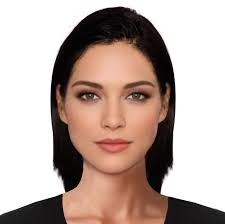
#> input picture face.jpg, 225 x 224 px, found by its file name
$ jupyter execute 'Wrinkle Detection.ipynb'
#> lines starting #> are read from the running program, lines starting #| are printed output that depends on the picture; after the words box and inside, x2 and y2 are one past the last pixel; in counts of white or black regions, pixels touching at a corner belong together
[cell 1]
import cv2
import numpy as np
from matplotlib import pyplot as plt
from IPython.display import display, Image

#creating facecascade
face_cascade = cv2.CascadeClassifier("C:\\Users\\KUNAL AMBRE\\OneDrive\\Desktop\\Kunalll2\\Wrinkles-Detection-master\\haarcascade_frontalface_default.xml")
display(Image(filename="C:\\Users\\KUNAL AMBRE\\OneDrive\\Desktop\\Kunalll2\\Wrinkles-Detection-master\\face.jpg"))

#loading image to matrix
img = cv2.imread("C:\\Users\\KUNAL AMBRE\\OneDrive\\Desktop\\Kunalll2\\Wrinkles-Detection-master\\face.jpg")
#> img is the input picture: shape (224, 225, 3); mean B, G, R 160.9, 168.7, 187

#converting into grayscale image
gray_img = cv2.cvtColor(img, cv2.COLOR_BGR2GRAY)
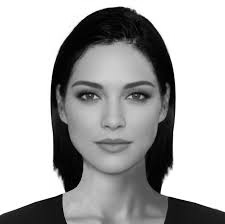
#> gray_img: shape (224, 225); min 0, max 255, mean 173.3
faces = face_cascade.detectMultiScale(gray_img, scaleFactor=1.05, minNeighbors=10)
#> faces = [[57, 52, 114, 114]]
for x, y, w, h in faces:
    cropped_img = img[y:y+h, x:x+w]
    edges = cv2.Canny(cropped_img, 130, 1000)
    number_of_edges = np.count_nonzero(edges)
#> this loop made 1 pass
#> (x, y, w, h, number_of_edges) on pass 1: (57, 52, 114, 114, 8)
#> pass 1, `edges = cv2.Canny(cropped_img, 130, 1000)`:
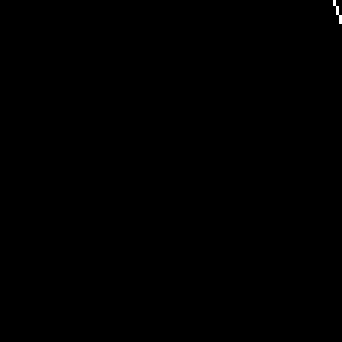
#> edges: shape (114, 114) (shown 3 times larger); 0.06% white in thin lines or dots, all inside (x1, y1, x2, y2) = (111, 0, 114, 8)
if number_of_edges > 1000:
    print("Wrinkle Found")
else:
    print("No Wrinkle Found")

[cell 2]
import cv2
import numpy as np
from matplotlib import pyplot as plt
from IPython.display import display, Image

#creating facecascade
face_cascade = cv2.CascadeClassifier("C:\\Users\\KUNAL AMBRE\\OneDrive\\Desktop\\Kunalll2\\Wrinkles-Detection-master\\haarcascade_frontalface_default.xml")
display(Image(filename="C:\\Users\\KUNAL AMBRE\\OneDrive\\Desktop\\Kunalll2\\Wrinkles-Detection-master\\Wrinkle Face.jpg"))

#loading image to matrix
img = cv2.imread("C:\\Users\\KUNAL AMBRE\\OneDrive\\Desktop\\Kunalll2\\Wrinkles-Detection-master\\Wrinkle Face.jpg")
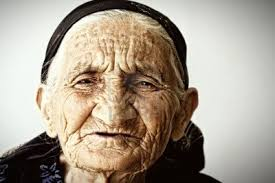
#> input picture Wrinkle Face.jpg, 275 x 183 px, found by its file name
#> img is the input picture: shape (183, 275, 3); mean B, G, R 142.1, 156.6, 167.7

#converting into grayscale image
gray_img = cv2.cvtColor(img, cv2.COLOR_BGR2GRAY)
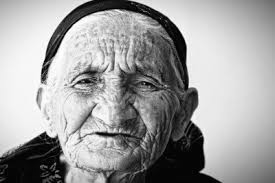
#> gray_img: shape (183, 275); min 0, max 255, mean 158.3
faces = face_cascade.detectMultiScale(gray_img, scaleFactor=1.05, minNeighbors=10)
#> faces = [[42, 28, 141, 141]]
for x, y, w, h in faces:
    cropped_img = img[y:y+h, x:x+w]
    edges = cv2.Canny(cropped_img, 130, 1000)
    number_of_edges = np.count_nonzero(edges)
#> this loop made 1 pass
#> (x, y, w, h, number_of_edges) on pass 1: (42, 28, 141, 141, 1047)
#> pass 1, `cropped_img = img[y:y+h, x:x+w]`:
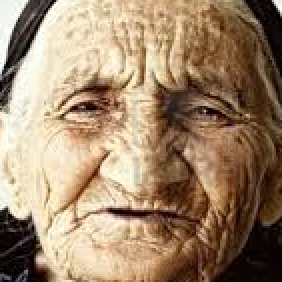
#> cropped_img: shape (141, 141, 3) (shown 2 times larger); mean B, G, R 107.5, 134.3, 159.3
#> pass 1, `edges = cv2.Canny(cropped_img, 130, 1000)`:
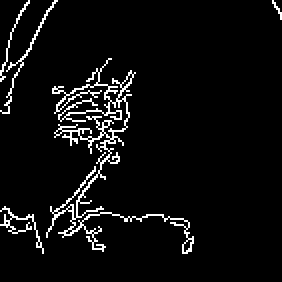
#> edges: shape (141, 141) (shown 2 times larger); 5.3% white in thin lines or dots
if number_of_edges > 1000:
    print("Wrinkle Found")
else:
    print("No Wrinkle Found")

[cell 3]
import cv2
import numpy as np
from matplotlib import pyplot as plt
from IPython.display import display, Image

#creating facecascade
face_cascade = cv2.CascadeClassifier("C:\\Users\\KUNAL AMBRE\\OneDrive\\Desktop\\Kunalll2\\Wrinkles-Detection-master\\haarcascade_frontalface_default.xml")
display(Image(filename="C:\\Users\\KUNAL AMBRE\\OneDrive\\Desktop\\Kunalll2\\Wrinkles-Detection-master\\face3.jpg"))

#loading image to matrix
img = cv2.imread("C:\\Users\\KUNAL AMBRE\\OneDrive\\Desktop\\Kunalll2\\Wrinkles-Detection-master\\face3.jpg")
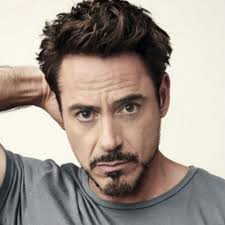
#> input picture face3.jpg, 225 x 225 px, found by its file name
#> img is the input picture: shape (225, 225, 3); mean B, G, R 141.3, 149.8, 161.5

#converting into grayscale image
gray_img = cv2.cvtColor(img, cv2.COLOR_BGR2GRAY)
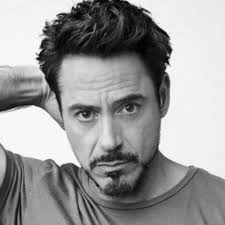
#> gray_img: shape (225, 225); min 0, max 255, mean 152.4
faces = face_cascade.detectMultiScale(gray_img, scaleFactor=1.05, minNeighbors=10)
#> faces = [[42, 60, 136, 136]]
for x, y, w, h in faces:
    cropped_img = img[y:y+h, x:x+w]
    edges = cv2.Canny(cropped_img, 130, 1000)
    number_of_edges = np.count_nonzero(edges)
#> this loop made 1 pass
#> (x, y, w, h, number_of_edges) on pass 1: (42, 60, 136, 136, 608)
#> pass 1, `cropped_img = img[y:y+h, x:x+w]`:
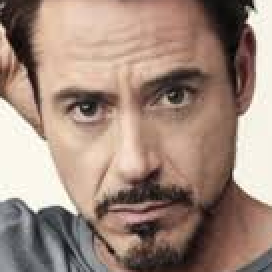
#> cropped_img: shape (136, 136, 3) (shown 2 times larger); mean B, G, R 124.1, 136.8, 160.1
#> pass 1, `edges = cv2.Canny(cropped_img, 130, 1000)`:
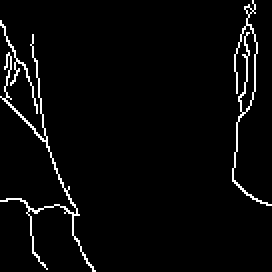
#> edges: shape (136, 136) (shown 2 times larger); 3.3% white in thin lines or dots
if number_of_edges > 1000:
    print("Wrinkle Found")
else:
    print("No Wrinkle Found")
